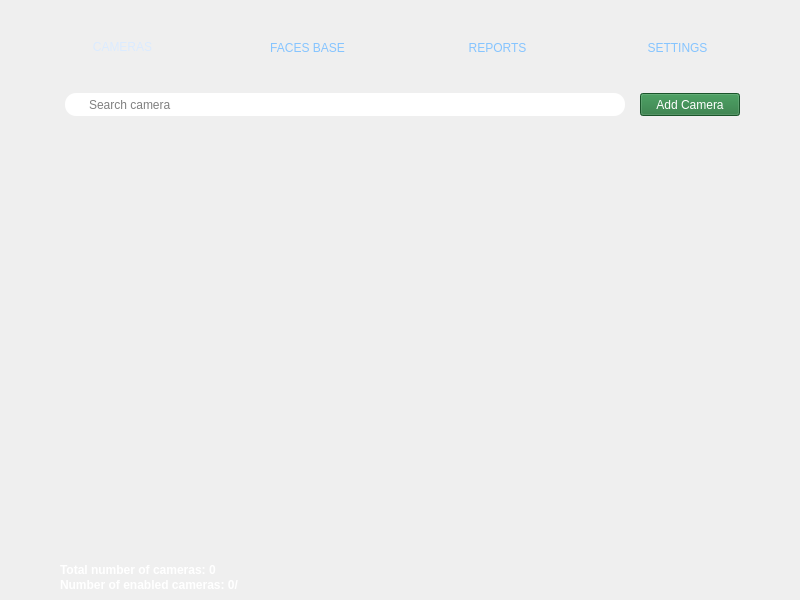
<?xml version="1.0" encoding="UTF-8"?>
<ui version="4.0">
 <class>MainApp</class>
 <widget class="QMainWindow" name="MainApp">
  <property name="geometry">
   <rect>
    <x>0</x>
    <y>0</y>
    <width>800</width>
    <height>600</height>
   </rect>
  </property>
  <property name="minimumSize">
   <size>
    <width>800</width>
    <height>600</height>
   </size>
  </property>
  <property name="maximumSize">
   <size>
    <width>800</width>
    <height>600</height>
   </size>
  </property>
  <property name="windowTitle">
   <string>LeonCam</string>
  </property>
  <property name="windowIcon">
   <iconset resource="Resources.qrc">
    <normaloff>:/Resources/Images/logo.ico</normaloff>:/Resources/Images/logo.ico</iconset>
  </property>
  <property name="styleSheet">
   <string notr="true">#centralWidget
{
	background-image: url(:/Resources/Images/backgroundMain.png);
}



</string>
  </property>
  <widget class="QWidget" name="centralWidget">
   <widget class="QTabWidget" name="TWMenu">
    <property name="geometry">
     <rect>
      <x>30</x>
      <y>30</y>
      <width>740</width>
      <height>561</height>
     </rect>
    </property>
    <property name="styleSheet">
     <string notr="true">QTabWidget::pane {
/*background-color: rgb(221, 221, 221);*/
color: rgb(213, 235, 255);
border: 0px;
}

QTabBar::tab {
background-color: transparent;
color: rgb(133, 196, 255);
height: 32px;
font: 18pt &quot;Nirmala UI&quot;;
width: 185px;
}

QTabBar::tab:hover{
color: rgb(160, 209, 255);

}

QTabBar::tab:selected{
margin-top: 1px;
color:rgb(219, 235, 255)
}
</string>
    </property>
    <property name="currentIndex">
     <number>0</number>
    </property>
    <property name="usesScrollButtons">
     <bool>false</bool>
    </property>
    <widget class="QWidget" name="TCameras">
     <property name="styleSheet">
      <string notr="true">background-color: transparent</string>
     </property>
     <attribute name="title">
      <string>CAMERAS</string>
     </attribute>
     <widget class="QPushButton" name="PBAddCamera">
      <property name="geometry">
       <rect>
        <x>610</x>
        <y>30</y>
        <width>100</width>
        <height>23</height>
       </rect>
      </property>
      <property name="styleSheet">
       <string notr="true">#PBAddCamera{
color: rgb(255, 255, 255);
background-color:rgb(36, 118, 59)}
#PBAddCamera:hover
{
background-color: rgb(39, 129, 63);
}</string>
      </property>
      <property name="text">
       <string>Add Camera</string>
      </property>
      <property name="autoDefault">
       <bool>true</bool>
      </property>
     </widget>
     <widget class="QLabel" name="LSearch">
      <property name="geometry">
       <rect>
        <x>30</x>
        <y>30</y>
        <width>23</width>
        <height>23</height>
       </rect>
      </property>
      <property name="styleSheet">
       <string notr="true">background-image: url(:/Resources/Images/search.png); border: none; margin: 0px; padding: 0px;</string>
      </property>
      <property name="text">
       <string/>
      </property>
     </widget>
     <widget class="QLineEdit" name="LESearch">
      <property name="geometry">
       <rect>
        <x>35</x>
        <y>30</y>
        <width>560</width>
        <height>23</height>
       </rect>
      </property>
      <property name="styleSheet">
       <string notr="true">background-color: rgb(255, 255, 255);
padding-left: 22px;
border-radius: 11px;</string>
      </property>
      <property name="placeholderText">
       <string>Search camera</string>
      </property>
     </widget>
     <widget class="QTabWidget" name="TWCameraPages">
      <property name="geometry">
       <rect>
        <x>10</x>
        <y>60</y>
        <width>720</width>
        <height>440</height>
       </rect>
      </property>
      <property name="styleSheet">
       <string notr="true">QTabWidget::pane {
color: rgb(213, 235, 255);
border: 0px;
}

QTabWidget::tab-bar {
left: 342px;
}

QTabBar::tab {
background-color: transparent;
color: rgb(133, 196, 255);
height: 18px;
width: 36px;
}

QTabBar::tab:hover{
color: rgb(160, 209, 255);
}

QTabBar::tab:selected{
margin-top: -1px;
color:rgb(219, 235, 255);
}</string>
      </property>
      <property name="tabPosition">
       <enum>QTabWidget::South</enum>
      </property>
      <property name="tabShape">
       <enum>QTabWidget::Rounded</enum>
      </property>
      <property name="currentIndex">
       <number>-1</number>
      </property>
      <property name="usesScrollButtons">
       <bool>false</bool>
      </property>
     </widget>
     <widget class="QLabel" name="LTotalNumber">
      <property name="geometry">
       <rect>
        <x>30</x>
        <y>500</y>
        <width>200</width>
        <height>13</height>
       </rect>
      </property>
      <property name="styleSheet">
       <string notr="true">color: rgb(255, 255, 255);
background-color: transparent;
font-weight:600;</string>
      </property>
      <property name="text">
       <string>Total number of cameras: 0</string>
      </property>
     </widget>
     <widget class="QLabel" name="LEnabledNumber">
      <property name="geometry">
       <rect>
        <x>30</x>
        <y>515</y>
        <width>200</width>
        <height>13</height>
       </rect>
      </property>
      <property name="styleSheet">
       <string notr="true">color: rgb(255, 255, 255);
background-color: transparent;
font-weight:600;</string>
      </property>
      <property name="text">
       <string>Number of enabled cameras: 0/</string>
      </property>
     </widget>
     <zorder>PBAddCamera</zorder>
     <zorder>LESearch</zorder>
     <zorder>LSearch</zorder>
     <zorder>TWCameraPages</zorder>
     <zorder>LTotalNumber</zorder>
     <zorder>LEnabledNumber</zorder>
    </widget>
    <widget class="QWidget" name="TFacesBase">
     <property name="styleSheet">
      <string notr="true">background-color: transparent;</string>
     </property>
     <attribute name="title">
      <string>FACES BASE</string>
     </attribute>
     <widget class="QLabel" name="LHelp">
      <property name="geometry">
       <rect>
        <x>30</x>
        <y>30</y>
        <width>680</width>
        <height>31</height>
       </rect>
      </property>
      <property name="styleSheet">
       <string notr="true">color: rgb(255, 255, 255);
background-color: rgb(46, 147, 222);</string>
      </property>
      <property name="text">
       <string>&lt;html&gt;&lt;head/&gt;&lt;body&gt;&lt;p align=&quot;center&quot;&gt;You can sort by clicking on the table header&lt;/p&gt;&lt;/body&gt;&lt;/html&gt;</string>
      </property>
     </widget>
     <widget class="QTableWidget" name="TWFacesBase">
      <property name="geometry">
       <rect>
        <x>30</x>
        <y>100</y>
        <width>705</width>
        <height>357</height>
       </rect>
      </property>
      <property name="focusPolicy">
       <enum>Qt::NoFocus</enum>
      </property>
      <property name="acceptDrops">
       <bool>false</bool>
      </property>
      <property name="autoFillBackground">
       <bool>false</bool>
      </property>
      <property name="styleSheet">
       <string notr="true">QTableWidget
{
	color: rgb(255, 255, 255);
    alternate-background-color: rgb(53, 89, 127);
}
QHeaderView::section
{
	background-color: rgb(53, 89, 127);
	color: rgb(203, 203, 203);
}</string>
      </property>
      <property name="frameShape">
       <enum>QFrame::Box</enum>
      </property>
      <property name="frameShadow">
       <enum>QFrame::Sunken</enum>
      </property>
      <property name="editTriggers">
       <set>QAbstractItemView::AnyKeyPressed|QAbstractItemView::DoubleClicked|QAbstractItemView::EditKeyPressed</set>
      </property>
      <property name="alternatingRowColors">
       <bool>true</bool>
      </property>
      <property name="selectionMode">
       <enum>QAbstractItemView::NoSelection</enum>
      </property>
      <property name="showGrid">
       <bool>false</bool>
      </property>
      <property name="gridStyle">
       <enum>Qt::NoPen</enum>
      </property>
      <property name="sortingEnabled">
       <bool>true</bool>
      </property>
      <property name="wordWrap">
       <bool>false</bool>
      </property>
      <attribute name="horizontalHeaderShowSortIndicator" stdset="0">
       <bool>false</bool>
      </attribute>
      <attribute name="verticalHeaderVisible">
       <bool>false</bool>
      </attribute>
      <attribute name="verticalHeaderHighlightSections">
       <bool>false</bool>
      </attribute>
      <column>
       <property name="text">
        <string>ID</string>
       </property>
      </column>
      <column>
       <property name="text">
        <string>Name</string>
       </property>
      </column>
      <column>
       <property name="text">
        <string>Surname</string>
       </property>
      </column>
      <column>
       <property name="text">
        <string>Go to</string>
       </property>
      </column>
      <column>
       <property name="text">
        <string>Take a photo</string>
       </property>
      </column>
      <column>
       <property name="text">
        <string>Edit</string>
       </property>
      </column>
      <column>
       <property name="text">
        <string>Delete</string>
       </property>
      </column>
     </widget>
     <widget class="QLineEdit" name="LESearchFB">
      <property name="geometry">
       <rect>
        <x>35</x>
        <y>70</y>
        <width>676</width>
        <height>23</height>
       </rect>
      </property>
      <property name="styleSheet">
       <string notr="true">background-color: rgb(255, 255, 255);
padding-left: 22px;
border-radius: 11px;</string>
      </property>
      <property name="placeholderText">
       <string>Search person by Surname</string>
      </property>
     </widget>
     <widget class="QLabel" name="LSearch_2">
      <property name="geometry">
       <rect>
        <x>30</x>
        <y>70</y>
        <width>23</width>
        <height>23</height>
       </rect>
      </property>
      <property name="styleSheet">
       <string notr="true">background-image: url(:/Resources/Images/search.png); border: none; margin: 0px; padding: 0px;</string>
      </property>
      <property name="text">
       <string/>
      </property>
     </widget>
     <widget class="QLineEdit" name="LEUsername">
      <property name="geometry">
       <rect>
        <x>30</x>
        <y>480</y>
        <width>200</width>
        <height>25</height>
       </rect>
      </property>
      <property name="styleSheet">
       <string notr="true">background-color: rgb(234, 234, 234);</string>
      </property>
      <property name="placeholderText">
       <string>Name</string>
      </property>
     </widget>
     <widget class="QLineEdit" name="LESurname">
      <property name="geometry">
       <rect>
        <x>240</x>
        <y>480</y>
        <width>200</width>
        <height>25</height>
       </rect>
      </property>
      <property name="styleSheet">
       <string notr="true">background-color: rgb(234, 234, 234);</string>
      </property>
      <property name="placeholderText">
       <string>Surname</string>
      </property>
     </widget>
     <widget class="QPushButton" name="PBAddPerson">
      <property name="geometry">
       <rect>
        <x>450</x>
        <y>480</y>
        <width>81</width>
        <height>25</height>
       </rect>
      </property>
      <property name="styleSheet">
       <string notr="true">#PBAddPerson{
color: rgb(255, 255, 255);
background-color:rgb(36, 118, 59);
}
#PBAddPerson:hover
{
background-color: rgb(39, 129, 63);
}
/*border: none;
margin: 0px;
padding: 0px;*/</string>
      </property>
      <property name="text">
       <string>Add person</string>
      </property>
      <property name="autoDefault">
       <bool>true</bool>
      </property>
      <property name="flat">
       <bool>false</bool>
      </property>
     </widget>
    </widget>
    <widget class="QWidget" name="TReports">
     <property name="styleSheet">
      <string notr="true">background-color: transparent;</string>
     </property>
     <attribute name="title">
      <string>   REPORTS</string>
     </attribute>
     <widget class="QTableWidget" name="TWGreenReport">
      <property name="geometry">
       <rect>
        <x>8</x>
        <y>70</y>
        <width>641</width>
        <height>209</height>
       </rect>
      </property>
      <property name="focusPolicy">
       <enum>Qt::NoFocus</enum>
      </property>
      <property name="acceptDrops">
       <bool>false</bool>
      </property>
      <property name="autoFillBackground">
       <bool>false</bool>
      </property>
      <property name="styleSheet">
       <string notr="true">QTableWidget
{
	color: rgb(255, 255, 255);
    alternate-background-color: /*rgb(28, 93, 45);*/rgb(53, 89, 127);
}
QHeaderView::section
{
	/*background-color: rgb(28, 93, 45);*/	
	background-color:rgb(36, 118, 59);
	color: rgb(255, 255, 255);
}</string>
      </property>
      <property name="frameShape">
       <enum>QFrame::Box</enum>
      </property>
      <property name="frameShadow">
       <enum>QFrame::Sunken</enum>
      </property>
      <property name="editTriggers">
       <set>QAbstractItemView::AnyKeyPressed|QAbstractItemView::DoubleClicked|QAbstractItemView::EditKeyPressed</set>
      </property>
      <property name="alternatingRowColors">
       <bool>true</bool>
      </property>
      <property name="selectionMode">
       <enum>QAbstractItemView::NoSelection</enum>
      </property>
      <property name="showGrid">
       <bool>false</bool>
      </property>
      <property name="gridStyle">
       <enum>Qt::NoPen</enum>
      </property>
      <property name="sortingEnabled">
       <bool>true</bool>
      </property>
      <property name="wordWrap">
       <bool>false</bool>
      </property>
      <attribute name="horizontalHeaderShowSortIndicator" stdset="0">
       <bool>false</bool>
      </attribute>
      <attribute name="verticalHeaderVisible">
       <bool>false</bool>
      </attribute>
      <attribute name="verticalHeaderHighlightSections">
       <bool>false</bool>
      </attribute>
      <column>
       <property name="text">
        <string>ID</string>
       </property>
      </column>
      <column>
       <property name="text">
        <string>Camera ID</string>
       </property>
      </column>
      <column>
       <property name="text">
        <string>FaceID</string>
       </property>
      </column>
      <column>
       <property name="text">
        <string>Name</string>
       </property>
      </column>
      <column>
       <property name="text">
        <string>Surname</string>
       </property>
      </column>
      <column>
       <property name="text">
        <string>Start date</string>
       </property>
      </column>
      <column>
       <property name="text">
        <string>Stop date</string>
       </property>
      </column>
      <column>
       <property name="text">
        <string>Go to</string>
       </property>
      </column>
      <column>
       <property name="text">
        <string>Delete alert</string>
       </property>
      </column>
     </widget>
     <widget class="QPushButton" name="PBRedAlert">
      <property name="geometry">
       <rect>
        <x>10</x>
        <y>30</y>
        <width>311</width>
        <height>31</height>
       </rect>
      </property>
      <property name="styleSheet">
       <string notr="true">#PBRedAlert{
color:rgb(255, 255, 255);
background-color: rgb(255, 77, 61);}
#PBRedAlert:hover{
background-color: rgb(255, 87, 58);
}
/*border: none;
margin: 0px;
padding: 0px;
background-color:none*/</string>
      </property>
      <property name="text">
       <string>Manage and view Red Alerts</string>
      </property>
     </widget>
     <widget class="QLabel" name="LChooseAlertDelSet">
      <property name="geometry">
       <rect>
        <x>650</x>
        <y>30</y>
        <width>81</width>
        <height>31</height>
       </rect>
      </property>
      <property name="styleSheet">
       <string notr="true">color: rgb(255, 255, 255);
background-color:rgb(36, 118, 59);</string>
      </property>
      <property name="text">
       <string>&lt;html&gt;&lt;head/&gt;&lt;body&gt;&lt;p align=&quot;center&quot;&gt;Choose alert &lt;br/&gt;delete settings&lt;/p&gt;&lt;/body&gt;&lt;/html&gt;</string>
      </property>
     </widget>
     <widget class="QTableWidget" name="TWRedReport">
      <property name="geometry">
       <rect>
        <x>8</x>
        <y>70</y>
        <width>641</width>
        <height>209</height>
       </rect>
      </property>
      <property name="focusPolicy">
       <enum>Qt::NoFocus</enum>
      </property>
      <property name="acceptDrops">
       <bool>false</bool>
      </property>
      <property name="autoFillBackground">
       <bool>false</bool>
      </property>
      <property name="styleSheet">
       <string notr="true">QTableWidget
{
	color: rgb(255, 255, 255);
    alternate-background-color:  /*rgb(255, 99, 85);*/rgb(53, 89, 127);

}
QHeaderView::section
{
	background-color: rgb(255, 77, 61);
	color: rgb(255, 255, 255);

}</string>
      </property>
      <property name="frameShape">
       <enum>QFrame::Box</enum>
      </property>
      <property name="frameShadow">
       <enum>QFrame::Sunken</enum>
      </property>
      <property name="editTriggers">
       <set>QAbstractItemView::AnyKeyPressed|QAbstractItemView::DoubleClicked|QAbstractItemView::EditKeyPressed</set>
      </property>
      <property name="alternatingRowColors">
       <bool>true</bool>
      </property>
      <property name="selectionMode">
       <enum>QAbstractItemView::NoSelection</enum>
      </property>
      <property name="showGrid">
       <bool>false</bool>
      </property>
      <property name="gridStyle">
       <enum>Qt::NoPen</enum>
      </property>
      <property name="sortingEnabled">
       <bool>true</bool>
      </property>
      <property name="wordWrap">
       <bool>false</bool>
      </property>
      <attribute name="horizontalHeaderShowSortIndicator" stdset="0">
       <bool>false</bool>
      </attribute>
      <attribute name="verticalHeaderVisible">
       <bool>false</bool>
      </attribute>
      <attribute name="verticalHeaderHighlightSections">
       <bool>false</bool>
      </attribute>
      <column>
       <property name="text">
        <string>ID</string>
       </property>
      </column>
      <column>
       <property name="text">
        <string>Camera ID</string>
       </property>
      </column>
      <column>
       <property name="text">
        <string>Start date</string>
       </property>
      </column>
      <column>
       <property name="text">
        <string>Stop date</string>
       </property>
      </column>
      <column>
       <property name="text">
        <string>Go to</string>
       </property>
      </column>
      <column>
       <property name="text">
        <string>Open movie</string>
       </property>
      </column>
      <column>
       <property name="text">
        <string>Delete alert and movie</string>
       </property>
      </column>
     </widget>
     <widget class="QComboBox" name="CBSettings">
      <property name="geometry">
       <rect>
        <x>650</x>
        <y>70</y>
        <width>81</width>
        <height>22</height>
       </rect>
      </property>
      <property name="styleSheet">
       <string notr="true">background-color: none;</string>
      </property>
     </widget>
     <widget class="QWidget" name="verticalLayoutWidget">
      <property name="geometry">
       <rect>
        <x>0</x>
        <y>290</y>
        <width>711</width>
        <height>211</height>
       </rect>
      </property>
      <layout class="QVBoxLayout" name="VLLayout"/>
     </widget>
     <widget class="QPushButton" name="PBGreenAlert">
      <property name="geometry">
       <rect>
        <x>330</x>
        <y>30</y>
        <width>311</width>
        <height>31</height>
       </rect>
      </property>
      <property name="styleSheet">
       <string notr="true">#PBGreenAlert{
color: rgb(255, 255, 255);
background-color:rgb(36, 118, 59)}
#PBGreenAlert:hover
{
background-color: rgb(39, 129, 63);
}
/*border: none;
margin: 0px;
padding: 0px;*/</string>
      </property>
      <property name="text">
       <string>Manage and view Green Alerts</string>
      </property>
      <property name="autoDefault">
       <bool>true</bool>
      </property>
      <property name="flat">
       <bool>false</bool>
      </property>
     </widget>
    </widget>
    <widget class="QWidget" name="TSettings">
     <property name="styleSheet">
      <string notr="true">background-color: transparent;</string>
     </property>
     <attribute name="title">
      <string>SETTINGS</string>
     </attribute>
     <widget class="QGroupBox" name="GBChangePassword">
      <property name="geometry">
       <rect>
        <x>70</x>
        <y>230</y>
        <width>291</width>
        <height>151</height>
       </rect>
      </property>
      <property name="styleSheet">
       <string notr="true">#GBChangePassword{color: rgb(255, 255, 255);}</string>
      </property>
      <property name="title">
       <string>Change profile password</string>
      </property>
      <widget class="QLineEdit" name="LEChangePasswordOldPassword">
       <property name="geometry">
        <rect>
         <x>10</x>
         <y>20</y>
         <width>231</width>
         <height>25</height>
        </rect>
       </property>
       <property name="styleSheet">
        <string notr="true">background-color: rgb(255, 255, 255);
</string>
       </property>
       <property name="text">
        <string/>
       </property>
       <property name="maxLength">
        <number>127</number>
       </property>
       <property name="echoMode">
        <enum>QLineEdit::Password</enum>
       </property>
       <property name="placeholderText">
        <string>Old password</string>
       </property>
      </widget>
      <widget class="QLineEdit" name="LEChangePasswordPassword">
       <property name="geometry">
        <rect>
         <x>10</x>
         <y>50</y>
         <width>231</width>
         <height>25</height>
        </rect>
       </property>
       <property name="styleSheet">
        <string notr="true">background-color: rgb(255, 255, 255);
</string>
       </property>
       <property name="text">
        <string/>
       </property>
       <property name="maxLength">
        <number>127</number>
       </property>
       <property name="echoMode">
        <enum>QLineEdit::Password</enum>
       </property>
       <property name="placeholderText">
        <string>New password</string>
       </property>
      </widget>
      <widget class="QLineEdit" name="LEChangePasswordConfPass">
       <property name="geometry">
        <rect>
         <x>10</x>
         <y>80</y>
         <width>231</width>
         <height>25</height>
        </rect>
       </property>
       <property name="styleSheet">
        <string notr="true">background-color: rgb(255, 255, 255);
</string>
       </property>
       <property name="maxLength">
        <number>127</number>
       </property>
       <property name="echoMode">
        <enum>QLineEdit::Password</enum>
       </property>
       <property name="placeholderText">
        <string>Confirm new password</string>
       </property>
      </widget>
      <widget class="QLabel" name="LTipPass">
       <property name="geometry">
        <rect>
         <x>250</x>
         <y>50</y>
         <width>31</width>
         <height>31</height>
        </rect>
       </property>
       <property name="toolTip">
        <string>&lt;html&gt;&lt;head/&gt;&lt;body&gt;
&lt;span style=&quot;font-weight:600;&quot;&gt;Requirements:&lt;/span&gt;
&lt;ul style=&quot;margin-top:0px;&quot;&gt;
&lt;li style=&quot;margin-left:-30px;&quot;&gt;minimum 8 characters&lt;/li&gt;
&lt;li style=&quot;margin-left:-30px;&quot;&gt;minimum 1 digit&lt;/li&gt;
&lt;li style=&quot;margin-left:-30px;&quot;&gt;minimum 1 capital letter&lt;/li&gt;
&lt;li style=&quot;margin-left:-30px;&quot;&gt;minimum lowercase&lt;/li&gt;
&lt;/ul&gt;
&lt;/body&gt;
&lt;/html&gt;</string>
       </property>
       <property name="styleSheet">
        <string notr="true">#LTipPass{background-image: url(:/Resources/Images/bulb.png);}
#LTipPass:hover{background-image: url(:/Resources/Images/bulbHover.png);}</string>
       </property>
       <property name="text">
        <string/>
       </property>
      </widget>
      <widget class="QPushButton" name="PBChangePassword">
       <property name="geometry">
        <rect>
         <x>90</x>
         <y>115</y>
         <width>100</width>
         <height>23</height>
        </rect>
       </property>
       <property name="styleSheet">
        <string notr="true">#PBChangePassword{
color: rgb(255, 255, 255);
background-color:rgb(36, 118, 59)}
#PBChangePassword:hover
{
background-color: rgb(39, 129, 63);
}</string>
       </property>
       <property name="text">
        <string>Change password</string>
       </property>
       <property name="autoDefault">
        <bool>true</bool>
       </property>
      </widget>
     </widget>
     <widget class="QGroupBox" name="GBChangeLogin">
      <property name="geometry">
       <rect>
        <x>70</x>
        <y>100</y>
        <width>291</width>
        <height>121</height>
       </rect>
      </property>
      <property name="styleSheet">
       <string notr="true">#GBChangeLogin{color: rgb(255, 255, 255);}</string>
      </property>
      <property name="title">
       <string>Change profile login</string>
      </property>
      <widget class="QLineEdit" name="LEChangeLoginPassword">
       <property name="geometry">
        <rect>
         <x>10</x>
         <y>50</y>
         <width>231</width>
         <height>25</height>
        </rect>
       </property>
       <property name="styleSheet">
        <string notr="true">background-color: rgb(255, 255, 255);
</string>
       </property>
       <property name="text">
        <string/>
       </property>
       <property name="maxLength">
        <number>127</number>
       </property>
       <property name="echoMode">
        <enum>QLineEdit::Password</enum>
       </property>
       <property name="placeholderText">
        <string>Password</string>
       </property>
      </widget>
      <widget class="QLineEdit" name="LEChangeLoginUsername">
       <property name="geometry">
        <rect>
         <x>10</x>
         <y>20</y>
         <width>231</width>
         <height>25</height>
        </rect>
       </property>
       <property name="styleSheet">
        <string notr="true">background-color: rgb(255, 255, 255);
</string>
       </property>
       <property name="text">
        <string/>
       </property>
       <property name="maxLength">
        <number>50</number>
       </property>
       <property name="placeholderText">
        <string>New username</string>
       </property>
      </widget>
      <widget class="QPushButton" name="PBChangeLogin">
       <property name="geometry">
        <rect>
         <x>90</x>
         <y>85</y>
         <width>100</width>
         <height>23</height>
        </rect>
       </property>
       <property name="styleSheet">
        <string notr="true">#PBChangeLogin{
color: rgb(255, 255, 255);
background-color:rgb(36, 118, 59)}
#PBChangeLogin:hover
{
background-color: rgb(39, 129, 63);
}</string>
       </property>
       <property name="text">
        <string>Change login</string>
       </property>
       <property name="autoDefault">
        <bool>true</bool>
       </property>
      </widget>
      <widget class="QLabel" name="LTipLogin">
       <property name="geometry">
        <rect>
         <x>250</x>
         <y>20</y>
         <width>31</width>
         <height>31</height>
        </rect>
       </property>
       <property name="toolTip">
        <string>&lt;html&gt;&lt;head/&gt;&lt;body&gt;&lt;p&gt;&lt;span style=&quot; font-weight:600;&quot;&gt;Username&lt;/span&gt; has &lt;span style=&quot; font-weight:600;&quot;&gt;50&lt;/span&gt; letters up limit&lt;/p&gt;&lt;/body&gt;&lt;/html&gt;</string>
       </property>
       <property name="styleSheet">
        <string notr="true">#LTipLogin{background-image: url(:/Resources/Images/bulb.png);}
#LTipLogin:hover{background-image: url(:/Resources/Images/bulbHover.png);}</string>
       </property>
       <property name="text">
        <string/>
       </property>
      </widget>
     </widget>
     <widget class="QGroupBox" name="GBChangeSecQuestion">
      <property name="geometry">
       <rect>
        <x>380</x>
        <y>230</y>
        <width>291</width>
        <height>151</height>
       </rect>
      </property>
      <property name="styleSheet">
       <string notr="true">#GBChangeSecQuestion{color: rgb(255, 255, 255);}</string>
      </property>
      <property name="title">
       <string>Change profile security question</string>
      </property>
      <widget class="QLineEdit" name="LEChangeSecQuestionSecQuest">
       <property name="geometry">
        <rect>
         <x>10</x>
         <y>50</y>
         <width>271</width>
         <height>25</height>
        </rect>
       </property>
       <property name="styleSheet">
        <string notr="true">background-color: rgb(255, 255, 255);
</string>
       </property>
       <property name="text">
        <string/>
       </property>
       <property name="placeholderText">
        <string>Security Question</string>
       </property>
      </widget>
      <widget class="QLineEdit" name="LEChangeSecQuestionNewAnswer">
       <property name="geometry">
        <rect>
         <x>10</x>
         <y>80</y>
         <width>271</width>
         <height>25</height>
        </rect>
       </property>
       <property name="styleSheet">
        <string notr="true">background-color: rgb(255, 255, 255);
</string>
       </property>
       <property name="text">
        <string/>
       </property>
       <property name="placeholderText">
        <string>Answer</string>
       </property>
      </widget>
      <widget class="QPushButton" name="PBChangeSecQuestion">
       <property name="geometry">
        <rect>
         <x>70</x>
         <y>115</y>
         <width>141</width>
         <height>23</height>
        </rect>
       </property>
       <property name="styleSheet">
        <string notr="true">#PBChangeSecQuestion{
color: rgb(255, 255, 255);
background-color:rgb(36, 118, 59)}
#PBChangeSecQuestion:hover
{
background-color: rgb(39, 129, 63);
}</string>
       </property>
       <property name="text">
        <string>Change security question</string>
       </property>
       <property name="autoDefault">
        <bool>true</bool>
       </property>
      </widget>
      <widget class="QLineEdit" name="LEChangeSecQuestionPassword">
       <property name="geometry">
        <rect>
         <x>10</x>
         <y>20</y>
         <width>271</width>
         <height>25</height>
        </rect>
       </property>
       <property name="styleSheet">
        <string notr="true">background-color: rgb(255, 255, 255);
</string>
       </property>
       <property name="text">
        <string/>
       </property>
       <property name="maxLength">
        <number>127</number>
       </property>
       <property name="echoMode">
        <enum>QLineEdit::Password</enum>
       </property>
       <property name="placeholderText">
        <string>Password</string>
       </property>
      </widget>
     </widget>
     <widget class="QGroupBox" name="GBDeleteProfile">
      <property name="geometry">
       <rect>
        <x>380</x>
        <y>100</y>
        <width>291</width>
        <height>121</height>
       </rect>
      </property>
      <property name="styleSheet">
       <string notr="true">#GBDeleteProfile{color: rgb(255, 255, 255);}</string>
      </property>
      <property name="title">
       <string>Delete profile</string>
      </property>
      <widget class="QLineEdit" name="LEDeleteProfilePassword">
       <property name="geometry">
        <rect>
         <x>10</x>
         <y>50</y>
         <width>271</width>
         <height>25</height>
        </rect>
       </property>
       <property name="styleSheet">
        <string notr="true">background-color: rgb(255, 255, 255);
</string>
       </property>
       <property name="text">
        <string/>
       </property>
       <property name="maxLength">
        <number>127</number>
       </property>
       <property name="echoMode">
        <enum>QLineEdit::Password</enum>
       </property>
       <property name="placeholderText">
        <string>Password</string>
       </property>
      </widget>
      <widget class="QPushButton" name="PBDeleteProfile">
       <property name="geometry">
        <rect>
         <x>90</x>
         <y>85</y>
         <width>100</width>
         <height>23</height>
        </rect>
       </property>
       <property name="styleSheet">
        <string notr="true">#PBDeleteProfile{
color: rgb(255, 255, 255);
background-color:rgb(36, 118, 59)}
#PBDeleteProfile:hover
{
background-color: rgb(39, 129, 63);
}</string>
       </property>
       <property name="text">
        <string>Delete profile</string>
       </property>
       <property name="autoDefault">
        <bool>true</bool>
       </property>
      </widget>
      <widget class="QLineEdit" name="LEDeleteLoginUsername">
       <property name="geometry">
        <rect>
         <x>10</x>
         <y>20</y>
         <width>271</width>
         <height>25</height>
        </rect>
       </property>
       <property name="styleSheet">
        <string notr="true">background-color: rgb(255, 255, 255);
</string>
       </property>
       <property name="text">
        <string/>
       </property>
       <property name="maxLength">
        <number>50</number>
       </property>
       <property name="placeholderText">
        <string>Username</string>
       </property>
      </widget>
     </widget>
     <widget class="QLabel" name="LSettingsHelp">
      <property name="geometry">
       <rect>
        <x>30</x>
        <y>30</y>
        <width>680</width>
        <height>41</height>
       </rect>
      </property>
      <property name="styleSheet">
       <string notr="true">color: rgb(255, 255, 255);
background-color: rgb(46, 147, 222);</string>
      </property>
      <property name="text">
       <string>&lt;html&gt;&lt;head/&gt;&lt;body&gt;&lt;p align=&quot;center&quot;&gt;Here you can change settings of your profile&lt;br/&gt;If you complete it successfully, you'll be logged out&lt;/p&gt;&lt;/body&gt;&lt;/html&gt;</string>
      </property>
     </widget>
    </widget>
   </widget>
   <widget class="QPushButton" name="PBLogout">
    <property name="geometry">
     <rect>
      <x>750</x>
      <y>550</y>
      <width>40</width>
      <height>40</height>
     </rect>
    </property>
    <property name="toolTip">
     <string>&lt;html&gt;&lt;head/&gt;&lt;body&gt;&lt;p&gt;Log out&lt;/p&gt;&lt;/body&gt;&lt;/html&gt;</string>
    </property>
    <property name="styleSheet">
     <string notr="true">#PBLogout
{
background-image: url(:/Resources/Images/logout.png);
border: none;
margin: 0px;
padding: 0px;}
#PBLogout:hover{background-image: url(:/Resources/Images/logoutHover.png);}
</string>
    </property>
    <property name="text">
     <string/>
    </property>
    <property name="autoDefault">
     <bool>true</bool>
    </property>
    <property name="flat">
     <bool>true</bool>
    </property>
   </widget>
  </widget>
 </widget>
 <layoutdefault spacing="6" margin="11"/>
 <tabstops>
  <tabstop>TWMenu</tabstop>
  <tabstop>LESearch</tabstop>
  <tabstop>TWCameraPages</tabstop>
  <tabstop>PBAddCamera</tabstop>
  <tabstop>LESearchFB</tabstop>
  <tabstop>LEUsername</tabstop>
  <tabstop>LESurname</tabstop>
  <tabstop>PBAddPerson</tabstop>
  <tabstop>PBRedAlert</tabstop>
  <tabstop>PBGreenAlert</tabstop>
  <tabstop>CBSettings</tabstop>
  <tabstop>LEChangeLoginUsername</tabstop>
  <tabstop>LEChangeLoginPassword</tabstop>
  <tabstop>PBChangeLogin</tabstop>
  <tabstop>LEChangePasswordOldPassword</tabstop>
  <tabstop>LEChangePasswordPassword</tabstop>
  <tabstop>LEChangePasswordConfPass</tabstop>
  <tabstop>PBChangePassword</tabstop>
  <tabstop>LEDeleteLoginUsername</tabstop>
  <tabstop>LEDeleteProfilePassword</tabstop>
  <tabstop>PBDeleteProfile</tabstop>
  <tabstop>LEChangeSecQuestionPassword</tabstop>
  <tabstop>LEChangeSecQuestionSecQuest</tabstop>
  <tabstop>LEChangeSecQuestionNewAnswer</tabstop>
  <tabstop>PBChangeSecQuestion</tabstop>
  <tabstop>PBLogout</tabstop>
 </tabstops>
 <resources>
  <include location="Resources.qrc"/>
 </resources>
 <connections/>
</ui>
